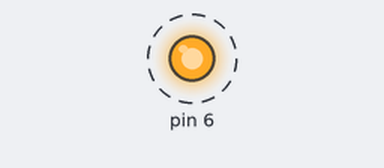
Simulated run of this sketch. Board: Arduino Uno, built with avr-gcc and run on an emulated ATmega328P. Parts: output pins drawn as LEDs (lit = HIGH). Dashed ring = blinking. What the sketch prints to the serial monitor is not drawn.

Above: at 0.5 s.
Timing chart, 0 to 4.6 s (numbered marks = the images above):
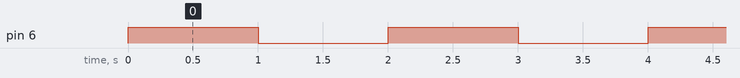

Measured:
- by itself, pin 6: alternates HIGH for 1.0 s and LOW for 1.0 s

The sketch:

firstpro.ino
```cpp
void setup() {
  pinMode(6, OUTPUT);
  Serial.begin(9600);
}

void loop() {
      digitalWrite(6, HIGH);
      delay(1000);
      Serial.println("LED ON");
      digitalWrite(6, LOW);
      delay(1000);
      Serial.println("LED OFF");
    }
```
